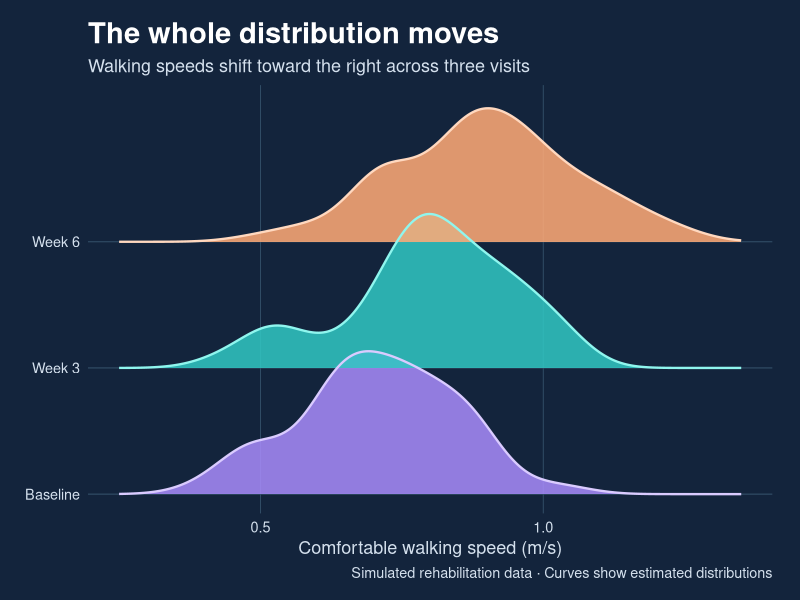
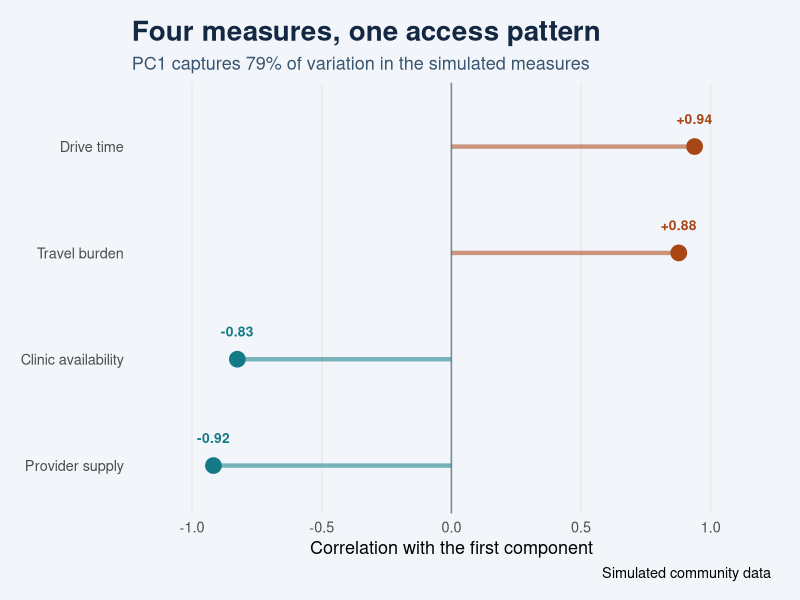
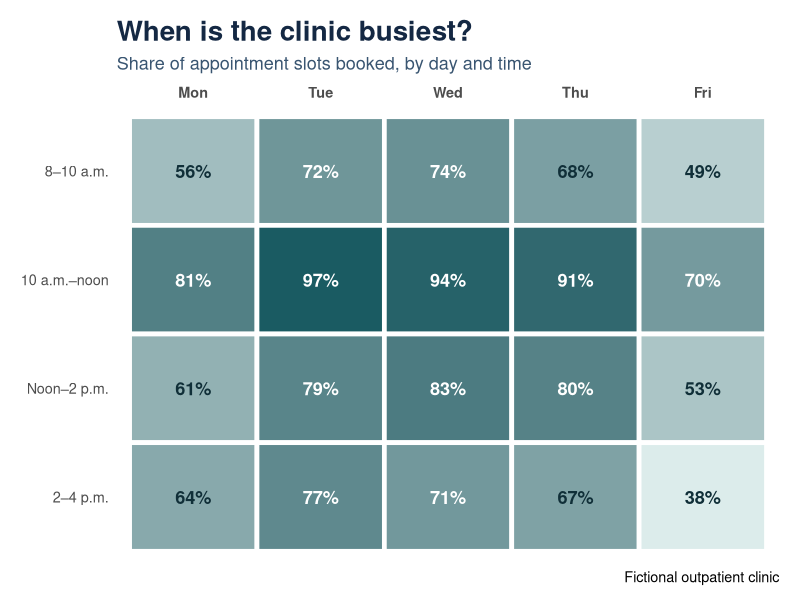
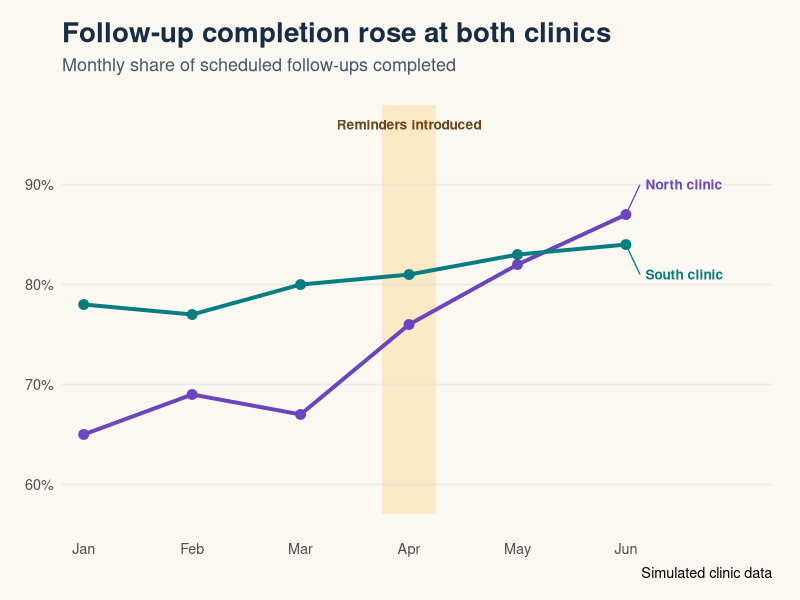
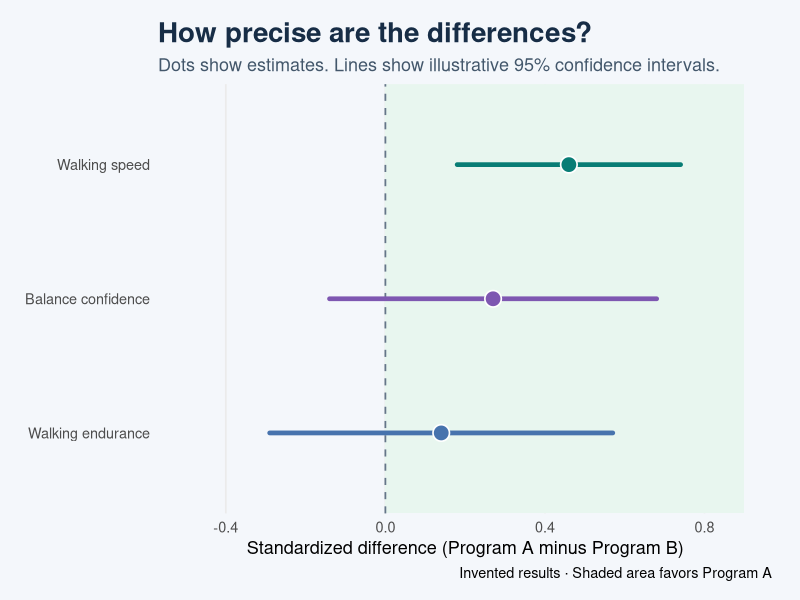
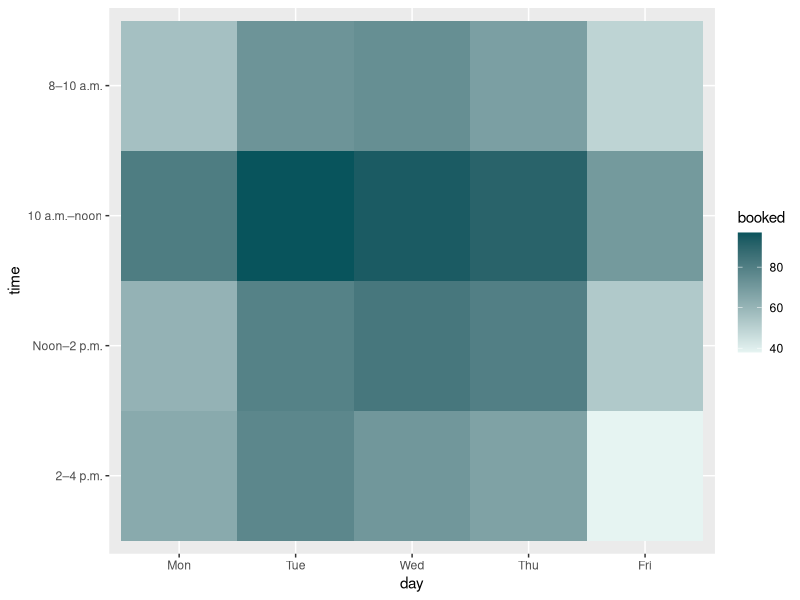
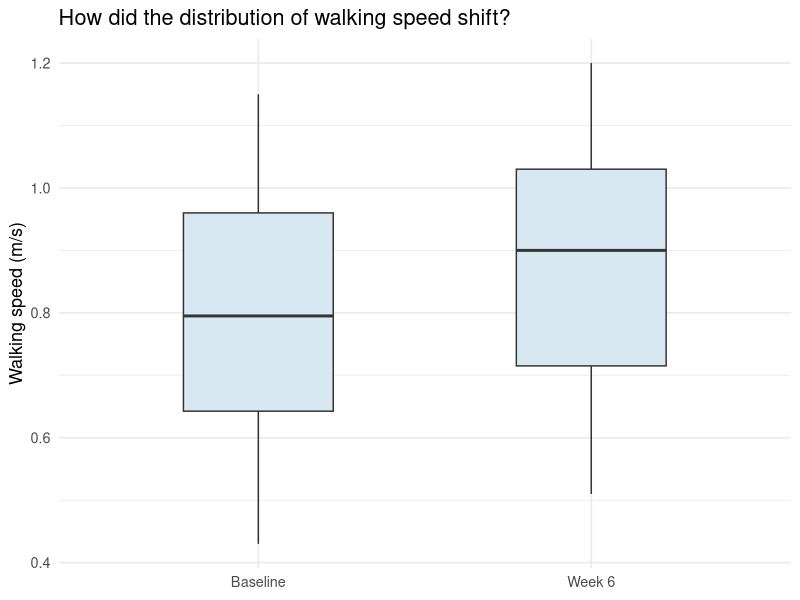
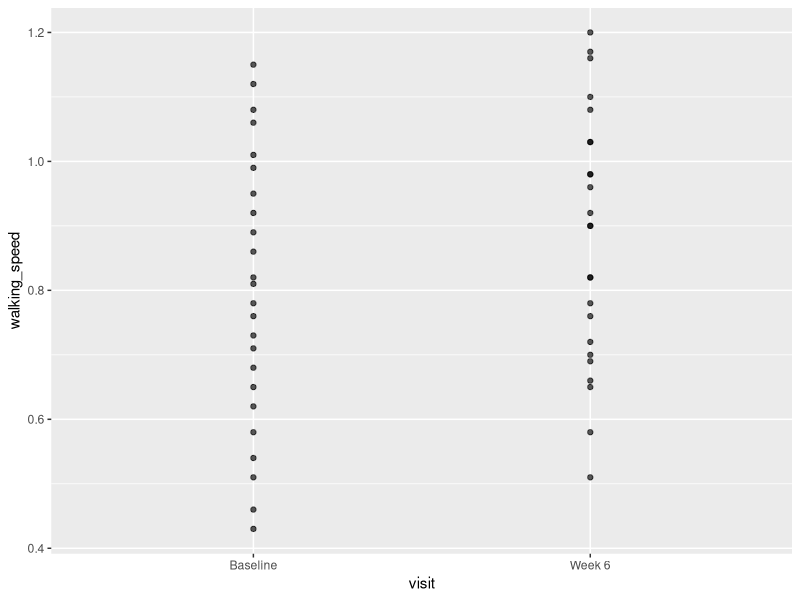

Here is the R script that generated these plots, in order:
## ---- chunk 1
#| label: setup
#| include: false
# Run once in the R console if you need these packages:
# install.packages(c("rmarkdown", "ggplot2", "dplyr", "tidyr"))
library(ggplot2)
library(dplyr)
library(tidyr)

knitr::opts_chunk$set(
  fig.width = 8, fig.height = 4.3, dpi = 120,
  out.width = "100%", fig.align = "center", message = FALSE
)
## ---- chunk 2
#| label: walking-ridgelines
#| echo: false
#| fig-height: 4.8
#| fig-alt: "Three overlapping ridges shift toward faster walking speeds from baseline to week six, with wide overlap."
set.seed(421)
starting_speed <- rnorm(80, mean = 0.69, sd = 0.13)
ridge_visits <- c("Baseline", "Week 3", "Week 6")
visit_speeds <- list(
  starting_speed,
  starting_speed + rnorm(80, mean = 0.09, sd = 0.06),
  starting_speed + rnorm(80, mean = 0.18, sd = 0.09)
)

ridge_data <- bind_rows(lapply(seq_along(ridge_visits), function(i) {
  curve <- density(visit_speeds[[i]], bw = 0.055, from = 0.25, to = 1.35)
  tibble(speed = curve$x, height = curve$y, visit = ridge_visits[i], row = i)
}))
ridge_data <- ridge_data |>
  mutate(visit = factor(visit, levels = ridge_visits),
         top = row + 1.22 * height / max(height))

ggplot(ridge_data, aes(speed, group = visit)) +
  geom_hline(yintercept = 1:3, color = "#34516A", linewidth = 0.35) +
  geom_ribbon(aes(ymin = row, ymax = top, fill = visit), alpha = 0.86) +
  geom_line(aes(y = top, color = visit), linewidth = 0.8) +
  scale_fill_manual(values = c("#A78BFA", "#30C6C2", "#FFAA77"), guide = "none") +
  scale_color_manual(values = c("#DACBFF", "#8FF6EE", "#FFD8BF"), guide = "none") +
  scale_y_continuous(breaks = 1:3, labels = ridge_visits,
                     expand = expansion(mult = c(0.05, 0.06))) +
  labs(title = "The whole distribution moves",
       subtitle = "Walking speeds shift toward the right across three visits",
       x = "Comfortable walking speed (m/s)", y = NULL,
       caption = "Simulated rehabilitation data · Curves show estimated distributions") +
  theme_minimal(base_size = 13) +
  theme(
    plot.background = element_rect(fill = "#13243C", color = NA),
    plot.margin = margin(16, 20, 13, 18),
    plot.title = element_text(color = "#FFFFFF", face = "bold", size = 21),
    plot.subtitle = element_text(color = "#D4E0ED"),
    plot.caption = element_text(color = "#D4E0ED"),
    axis.title.x = element_text(color = "#D4E0ED"),
    axis.text = element_text(color = "#D4E0ED"),
    panel.grid.major.x = element_line(color = "#34516A", linewidth = 0.3),
    panel.grid.major.y = element_blank(),
    panel.grid.minor = element_blank()
  )
## ---- chunk 3
#| label: pca-demo
#| echo: false
#| fig-alt: "Four dots show drive time and travel burden on the positive side of zero, and provider supply and clinic availability on the negative side."
set.seed(172)
access_barrier <- rnorm(40)
access_measures <- data.frame(
  "Drive time" = 40 + 9 * access_barrier + rnorm(40, sd = 4),
  "Travel burden" = 50 + 8 * access_barrier + rnorm(40, sd = 6),
  "Provider supply" = 20 - 4 * access_barrier + rnorm(40, sd = 2),
  "Clinic availability" = 15 - 3 * access_barrier + rnorm(40, sd = 4),
  check.names = FALSE
)
access_pca <- prcomp(access_measures, scale. = TRUE)
# Orient PC1 so higher values point toward longer drive times.
pc1 <- access_pca$x[, 1] * sign(access_pca$rotation["Drive time", 1])
pc1_correlations <- data.frame(
  measure = names(access_measures),
  correlation = as.numeric(cor(access_measures, pc1))
)
pc1_percent <- 100 * access_pca$sdev[1]^2 / sum(access_pca$sdev^2)

ggplot(pc1_correlations, aes(correlation, reorder(measure, correlation))) +
  geom_vline(xintercept = 0, color = "#7E8DA1", linewidth = 0.55) +
  geom_segment(aes(x = 0, xend = correlation,
                   yend = reorder(measure, correlation), color = correlation > 0),
               linewidth = 1.5, alpha = 0.55) +
  geom_point(aes(color = correlation > 0), size = 5, show.legend = FALSE) +
  geom_text(aes(label = sprintf("%+.2f", correlation), color = correlation > 0),
            nudge_y = 0.26, size = 3.5, fontface = "bold") +
  scale_color_manual(values = c("#147A85", "#A94615"), guide = "none") +
  scale_x_continuous(breaks = seq(-1, 1, 0.5), limits = c(-1.12, 1.12)) +
  scale_y_discrete(expand = expansion(add = c(0.45, 0.6))) +
  labs(title = "Four measures, one access pattern",
       subtitle = sprintf("PC1 captures %.0f%% of variation in the simulated measures",
                          pc1_percent),
       x = "Correlation with the first component", y = NULL,
       caption = "Simulated community data") +
  theme_minimal(base_size = 13) +
  theme(
    plot.background = element_rect(fill = "#F2F6FA", color = NA),
    plot.margin = margin(15, 21, 13, 15),
    plot.title = element_text(face = "bold", size = 20, color = "#142843"),
    plot.subtitle = element_text(color = "#395571"),
    panel.grid.minor = element_blank(),
    panel.grid.major.y = element_blank()
  )
## ---- chunk 4
#| label: clinic-heatmap
#| echo: false
#| fig-height: 4.2
#| fig-alt: "A labeled heatmap of fictional bookings shows a Tuesday through Thursday peak from 10 to noon, with Friday afternoon among the least booked times."
weekdays <- c("Mon", "Tue", "Wed", "Thu", "Fri")
time_blocks <- c("8–10 a.m.", "10 a.m.–noon", "Noon–2 p.m.", "2–4 p.m.")
clinic_slots <- data.frame(
  day = factor(rep(weekdays, times = 4), levels = weekdays),
  time = factor(rep(time_blocks, each = 5), levels = rev(time_blocks)),
  booked = c(56, 72, 74, 68, 49,
             81, 97, 94, 91, 70,
             61, 79, 83, 80, 53,
             64, 77, 71, 67, 38)
)

ggplot(clinic_slots, aes(day, time)) +
  geom_tile(aes(fill = booked), color = "white", linewidth = 1.6) +
  geom_text(aes(label = paste0(booked, "%"), color = booked >= 70),
            fontface = "bold", size = 4.6) +
  scale_fill_gradient(low = "#E6F4F2", high = "#08545C",
                      limits = c(35, 100), guide = "none") +
  scale_color_manual(values = c("#102F38", "white"), guide = "none") +
  scale_x_discrete(position = "top") +
  labs(title = "When is the clinic busiest?",
       subtitle = "Share of appointment slots booked, by day and time",
       x = NULL, y = NULL, caption = "Fictional outpatient clinic") +
  theme_minimal(base_size = 13) +
  theme(
    plot.title = element_text(face = "bold", size = 20, color = "#142843"),
    plot.subtitle = element_text(color = "#395571"),
    plot.margin = margin(15, 15, 10, 15),
    panel.grid = element_blank(),
    axis.text.x = element_text(face = "bold")
  )
## ---- chunk 5
#| label: follow-up-timeline
#| echo: false
#| fig-height: 4.5
#| fig-alt: "Follow-up completion rises at both fictional clinics, with the reminder rollout marked in April."
followup_trends <- tibble(
  month = rep(1:6, times = 2),
  site = rep(c("North clinic", "South clinic"), each = 6),
  completion = c(65, 69, 67, 76, 82, 87, 78, 77, 80, 81, 83, 84)
)
end_labels <- filter(followup_trends, month == 6) |>
  mutate(label_y = if_else(site == "North clinic", completion + 3, completion - 3))

ggplot(followup_trends, aes(month, completion, color = site)) +
  annotate("rect", xmin = 3.75, xmax = 4.25, ymin = 57, ymax = 98,
           fill = "#FADBA5", alpha = 0.55) +
  annotate("text", x = 4, y = 96, label = "Reminders introduced",
           color = "#684619", size = 3.5, fontface = "bold") +
  geom_line(linewidth = 1.35) +
  geom_point(size = 3) +
  geom_segment(data = end_labels,
               aes(xend = 6.13, yend = label_y), linewidth = 0.45) +
  geom_text(data = end_labels, aes(x = 6.18, y = label_y, label = site),
            hjust = 0, size = 3.45, fontface = "bold") +
  scale_color_manual(values = c("North clinic" = "#6B45BE",
                                "South clinic" = "#087D80"), guide = "none") +
  scale_x_continuous(breaks = 1:6, labels = month.abb[1:6],
                     limits = c(0.8, 7.35), expand = expansion(mult = 0)) +
  scale_y_continuous(breaks = seq(60, 90, 10), labels = function(x) paste0(x, "%"),
                     limits = c(57, 98)) +
  labs(title = "Follow-up completion rose at both clinics",
       subtitle = "Monthly share of scheduled follow-ups completed",
       x = NULL, y = NULL, caption = "Simulated clinic data") +
  theme_minimal(base_size = 13) +
  theme(
    plot.background = element_rect(fill = "#FBF8F2", color = NA),
    plot.margin = margin(16, 20, 13, 18),
    plot.title = element_text(color = "#172D46", face = "bold", size = 20),
    plot.subtitle = element_text(color = "#43576B"),
    panel.grid.major.x = element_blank(),
    panel.grid.minor = element_blank()
  )
## ---- chunk 6
#| label: outcome-intervals
#| echo: false
#| fig-height: 4.3
#| fig-alt: "Three standardized estimates with illustrative 95% confidence intervals. Only the walking speed interval stays entirely to the right of zero."
outcomes <- tibble(
  outcome = factor(c("Walking speed", "Balance confidence", "Walking endurance"),
                   levels = c("Walking endurance", "Balance confidence", "Walking speed")),
  estimate = c(0.46, 0.27, 0.14),
  lower = c(0.18, -0.14, -0.29),
  upper = c(0.74, 0.68, 0.57)
)

ggplot(outcomes, aes(estimate, outcome)) +
  annotate("rect", xmin = 0, xmax = 0.9, ymin = -Inf, ymax = Inf,
           fill = "#E8F6EF") +
  geom_vline(xintercept = 0, color = "#657689", linewidth = 0.6,
             linetype = "dashed") +
  geom_segment(aes(x = lower, xend = upper, yend = outcome, color = outcome),
               linewidth = 1.6, lineend = "round") +
  geom_point(aes(fill = outcome), shape = 21, size = 5, stroke = 0.85,
             color = "white") +
  scale_color_manual(values = c("#4773AD", "#7E57B1", "#087D75"), guide = "none") +
  scale_fill_manual(values = c("#4773AD", "#7E57B1", "#087D75"), guide = "none") +
  scale_x_continuous(limits = c(-0.5, 0.9), breaks = c(-0.4, 0, 0.4, 0.8)) +
  labs(title = "How precise are the differences?",
       subtitle = "Dots show estimates. Lines show illustrative 95% confidence intervals.",
       x = "Standardized difference (Program A minus Program B)", y = NULL,
       caption = "Invented results · Shaded area favors Program A") +
  theme_minimal(base_size = 13) +
  theme(
    plot.background = element_rect(fill = "#F4F7FB", color = NA),
    plot.margin = margin(16, 20, 13, 18),
    plot.title = element_text(color = "#172D46", face = "bold", size = 20),
    plot.subtitle = element_text(color = "#43576B"),
    panel.grid.major.y = element_blank(),
    panel.grid.minor = element_blank()
  )
## ---- chunk 7
#| label: heatmap-tiles
#| fig-alt: "A heatmap with darker tiles for appointment blocks with higher booking percentages."
library(ggplot2)

weekdays <- c("Mon", "Tue", "Wed", "Thu", "Fri")
time_blocks <- c("8–10 a.m.", "10 a.m.–noon", "Noon–2 p.m.", "2–4 p.m.")

# Create one row per weekday and time block.
clinic_slots <- data.frame(
  day = factor(rep(weekdays, times = 4), levels = weekdays),
  time = factor(rep(time_blocks, each = 5), levels = rev(time_blocks)),
  booked = c(
    56, 72, 74, 68, 49,
    81, 97, 94, 91, 70,
    61, 79, 83, 80, 53,
    64, 77, 71, 67, 38
  )
)

# Draw one tile per row. Darker tiles show higher booking percentages.
ggplot(clinic_slots, aes(x = day, y = time)) +
  geom_tile(aes(fill = booked)) +
  scale_fill_gradient(low = "#E6F4F2", high = "#08545C")
## ---- chunk 8
#| label: practice-data
stroke_walk <- data.frame(
  participant_id = sprintf("S%02d", 1:24),
  program = rep(c("Treadmill practice", "Overground practice"), each = 12),
  baseline_mps = c(
    0.46, 0.51, 0.62, 0.68, 0.71, 0.78, 0.82, 0.86, 0.92, 1.01, 1.06, 1.12,
    0.43, 0.54, 0.58, 0.65, 0.73, 0.76, 0.81, 0.89, 0.95, 0.99, 1.08, 1.15
  ),
  week6_mps = c(
    0.70, 0.65, 0.78, 0.66, 0.90, 0.92, 0.82, 0.98, 0.96, 1.16, 1.03, 1.20,
    0.51, 0.76, 0.58, 0.72, 0.69, 0.98, 0.90, 0.82, 1.08, 1.03, 1.10, 1.17
  )
)

head(stroke_walk)
## ---- chunk 9
library(dplyr)
library(tidyr)

stroke_long <- stroke_walk |>
  pivot_longer(
    cols = c(baseline_mps, week6_mps),
    names_to = "visit",
    values_to = "walking_speed"
  ) |>
  mutate(visit = factor(
    visit,
    levels = c("baseline_mps", "week6_mps"),
    labels = c("Baseline", "Week 6")
  ))

head(stroke_long)
## ---- chunk 10
#| label: boxplot
#| fig-alt: "Boxplots show the distributions of walking speed at baseline and week six."
ggplot(stroke_long, aes(x = visit, y = walking_speed)) +
  geom_boxplot(fill = "#D8E8F3", width = 0.45) +
  labs(title = "How did the distribution of walking speed shift?",
       x = NULL, y = "Walking speed (m/s)") +
  theme_minimal(base_size = 13)
## ---- chunk 11
#| label: points
#| fig-alt: "Individual walking speed measurements at the two visits, with no connections between participants' paired scores."
walking_plot <- ggplot(stroke_long, aes(x = visit, y = walking_speed))

walking_plot +
  geom_point(alpha = 0.65)
## ---- chunk 12
#| label: paired
#| fig-alt: "Lines connect each participant’s baseline and week-six walking speeds. Most slope upward, and some are flat or slope downward."
paired_plot <- walking_plot +
  geom_line(aes(group = participant_id), color = "#287C83", alpha = 0.6) +
  geom_point(color = "#18575D", size = 2, alpha = 0.8) +
  labs(title = "How did walking speed change for each participant?",
       subtitle = "Each line connects one participant’s two measurements",
       x = NULL, y = "Walking speed (m/s)") +
  theme_minimal(base_size = 13)

paired_plot
## ---- chunk 13
#| label: facets
#| fig-alt: "Two panels show individual changes in walking speed for overground and treadmill practice, using the same vertical scale."
paired_plot +
  facet_wrap(~ program)
## ---- chunk 14
#| label: change-solution
#| fig-alt: "Change scores spread to either side of zero for both programs, with more dots to the right."
stroke_change <- stroke_walk |>
  mutate(change_mps = week6_mps - baseline_mps)

ggplot(stroke_change, aes(x = change_mps, y = program)) +
  geom_vline(xintercept = 0, linetype = "dashed", color = "gray40") +
  geom_jitter(width = 0, height = 0.12, size = 2.5,
              color = "#18575D", alpha = 0.8) +
  labs(title = "Who walked faster at week six?",
       x = "Change in walking speed (m/s)", y = NULL) +
  theme_minimal(base_size = 13)
## ---- chunk 15
#| label: cheat-sheet-colors
#| echo: false
#| fig-height: 2.7
#| fig-alt: "Eight color swatches with copyable hex codes listed in the text below."
swatches <- tibble(
  x = rep(1:4, times = 2),
  y = rep(c(2, 1), each = 4),
  name = c("Teal", "Blue", "Plum", "Clay", "Mint", "Sky", "Lilac", "Sand"),
  hex = c("#087D80", "#3869A7", "#6B45BE", "#A94615",
          "#BDEDE5", "#D8E8F3", "#E5D9FA", "#FADBA5"),
  ink = rep(c("white", "#172D46"), each = 4)
)

ggplot(swatches, aes(x, y)) +
  geom_tile(aes(fill = hex), width = 0.93, height = 0.85) +
  geom_text(aes(label = paste(name, hex, sep = "\n"), color = ink),
            size = 4, lineheight = 0.95) +
  scale_fill_identity() +
  scale_color_identity() +
  theme_void()
